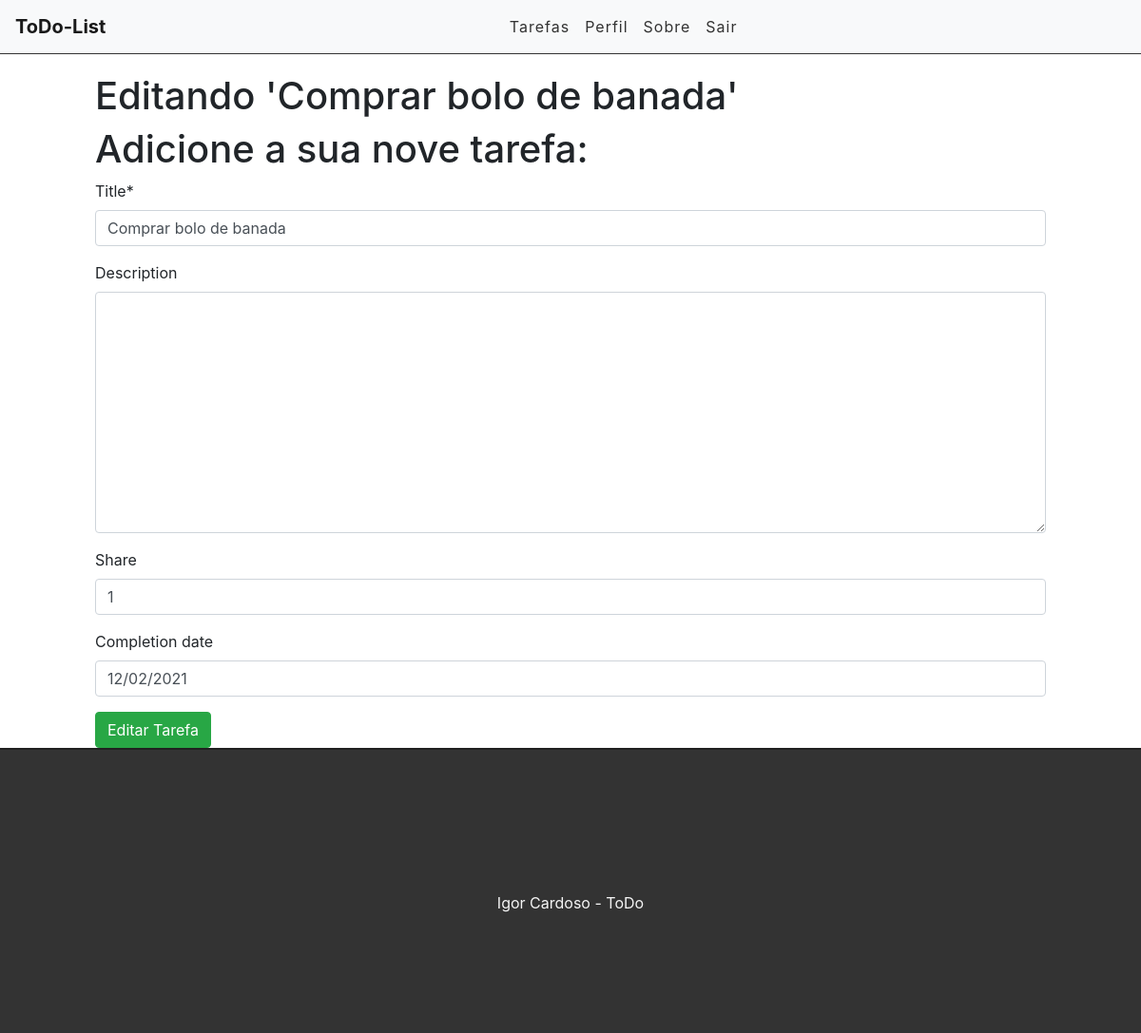
/edit/18 (signed in), run on the app's committed database.
### tasks/models.py (models this page shows, shortened)
class Task(models.Model):
	STATUS = (
		('fazendo', 'Fazendo'),
		('feito', 'Feito')
	)
	title = models.CharField(max_length=255)
	description = models.TextField(blank=True)
	done = models.CharField(
		max_length=7, # Tamanho da entrada
		choices=STATUS,
	)
	user = models.ForeignKey(get_user_model(), on_delete=models.CASCADE) # Id do usuário
	share = models.CharField(blank=True, max_length=25)
	completion_date = models.DateField(blank=True)
	created_at = models.DateTimeField(auto_now_add=True)
	update_at = models.DateTimeField(auto_now=True)

### tasks/views.py (the view)
# urls.py: path('edit/<int:id>', views.editTasks, name='edit-task'),
@login_required
def editTasks(request, id):
	task = get_object_or_404(Task, pk=id)
	form = TaskForm(instance=task) # Para puxar o formulário. No instance=task deixar o form prepopulado
	if request.method == 'POST':
		form = TaskForm(request.POST, instance=task) # instance=task para saber qual form está sendo alterado
		if form.is_valid(): # Se o formulário for válido
			task.save()
			messages.info(request, 'Tarefa editada com sucesso!')	# Mensagem enviada para o front-end
			return redirect('/')
		else:
			return render(request, 'tasks/edittask.html', {'form':form, 'task':task})	# Volta para mesma página, em caso de erro
	else:
		return render(request, 'tasks/edittask.html', {'form':form, 'task':task})

### tasks/forms.py
class TaskForm(forms.ModelForm):
	class Meta:
		model = Task
		fields = ('title', 'description', 'share', 'completion_date')

### tasks/templates/tasks/edittask.html (shortened to what this page needs)
{% extends 'base.html' %}
{% load crispy_forms_tags %}
{% block content %}
<div class="offset-1 col-10 list-div">
	<h1>Editando '{{task.title}}'</h1>
	<h1>Adicione a sua nove tarefa:</h1>
	<form method="POST">
		{{ form|crispy }}
		<input type="submit" class="btn btn-success" value="Editar Tarefa">
	</form>
</div>
{% endblock %}

### tasks/static/css/styles.css (style rules this page uses)
.list-div { padding: 0; }

### data on the page
Task: title "Comprar bolo de banada", share "1", completion_date "12/02/2021"
